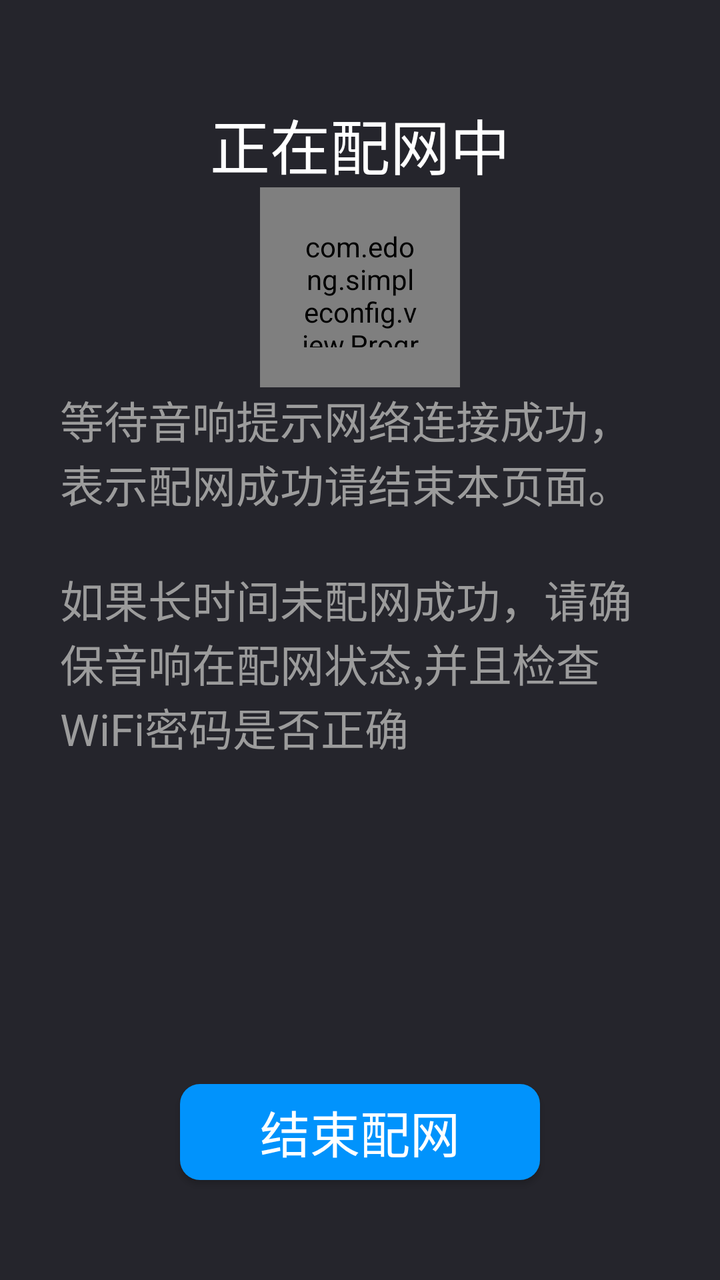
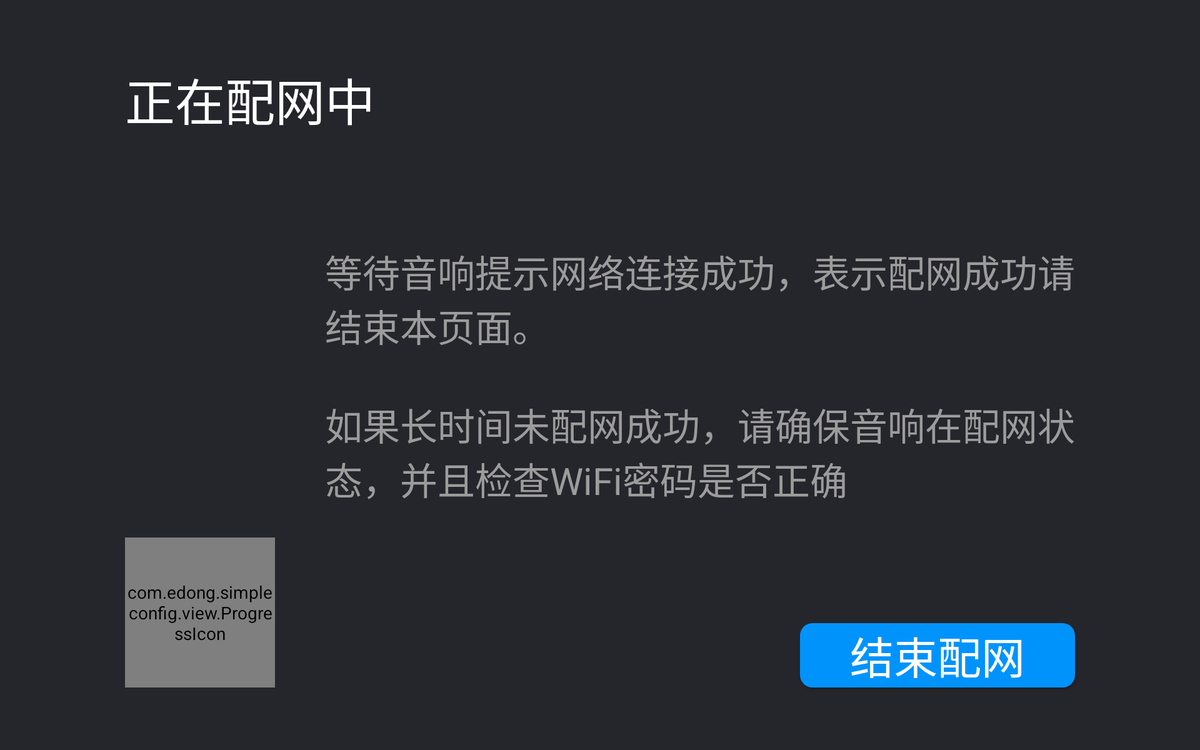

First picture: res/layout/ on a phone held upright. Second picture: the repository's own variant of that layout, on a device whose configuration matches the variant's folder. Source for both follows.
<!-- AndroidManifest.xml: application theme AppTheme -->
<!-- res/layout/activity_config.xml -->
<?xml version="1.0" encoding="utf-8"?>
<RelativeLayout xmlns:android="http://schemas.android.com/apk/res/android"
    xmlns:app="http://schemas.android.com/apk/res-auto"
    xmlns:tools="http://schemas.android.com/tools"
    android:layout_width="match_parent"
    android:layout_height="match_parent"
    android:id="@+id/base_view"
    android:background="@color/back_activity"
    tools:context=".ConfigActivity">

    <LinearLayout
        android:orientation="vertical"
        android:layout_width="wrap_content"
        android:layout_height="wrap_content"
        android:layout_marginLeft="30dp"
        android:layout_marginRight="30dp"
        android:layout_marginTop="50dp"
        android:gravity="center_horizontal">
        <TextView
            android:layout_width="wrap_content"
            android:layout_height="wrap_content"
            android:text="正在配网中"
            android:gravity="center_horizontal"
            android:textSize="30sp"
            android:textColor="@color/text_default"/>

        <com.edong.simpleconfig.view.ProgressIcon
            android:id="@+id/fresh_view"
            android:padding="20dp"
            android:layout_width="100dp"
            android:layout_height="100dp" />
        <TextView
            android:layout_width="wrap_content"
            android:layout_height="wrap_content"
            android:text="等待音响提示网络连接成功，表示配网成功请结束本页面。\n\n如果长时间未配网成功，请确保音响在配网状态,并且检查WiFi密码是否正确"
            android:textSize="22sp"
            android:textColor="#9c9c9c"/>
    </LinearLayout>


    <Button
        android:id="@+id/end_config_button"
        android:layout_width="wrap_content"
        android:layout_height="wrap_content"
        android:layout_alignParentBottom="true"
        android:layout_centerHorizontal="true"
        android:layout_marginBottom="50dp"
        android:paddingLeft="40dp"
        android:paddingRight="40dp"
        android:text="结束配网"
        android:textColor="#ffffff"
        android:textSize="25sp"
        android:transitionName="button"
        android:background="@drawable/back_button_tip"/>

</RelativeLayout>
<!-- resources referenced by this layout -->
<resources>
  <color name="back_activity">#25252c</color>
  <color name="text_default">#fff</color>
  <!-- drawable back_button_tip (drawable) -->
  <?xml version="1.0" encoding="utf-8"?>
  <shape xmlns:android="http://schemas.android.com/apk/res/android">
      <corners
          android:radius="10dp"/>
  
      <solid android:color="@color/back_button_tip"/>
  </shape>
  <style name="AppTheme" parent="Theme.AppCompat.Light.NoActionBar">
          
          <item name="colorPrimary">@color/colorPrimary</item>
          <item name="colorPrimaryDark">@color/colorPrimaryDark</item>
          <item name="colorAccent">@color/colorAccent</item>
          <item name="android:textColorPrimary">@color/text_default</item>
          <item name="android:textColorSecondary">@color/text_default</item>
          <item name="actionOverflowMenuStyle">@style/MyPopupTheme</item>
  
      </style>
  <color name="back_button_tip">#0193fc</color>
  <color name="colorPrimary">#25252c</color>
  <color name="colorPrimaryDark">#25252c</color>
  <color name="colorAccent">#FF4081</color>
  <style name="MyPopupTheme">
          <item name="overlapAnchor">false</item>
          <item name="android:dropDownWidth">wrap_content</item>
          <item name="android:background">@color/back_popup_over_flow</item>
          <item name="android:dropDownVerticalOffset">0dip</item>
          <item name="android:dropDownHorizontalOffset">0dip</item>
          <item name="android:dropDownListViewStyle">@style/PopupMenuListView</item>
  
      </style>
  <color name="back_popup_over_flow">#32323d</color>
  <style name="PopupMenuListView" parent="@android:style/Widget.Holo.ListView.DropDown">
  
          <item name="android:divider">@color/back_activity</item>
          <item name="android:dividerHeight">1px</item>
      </style>
</resources>
<!-- res/layout-sw600dp-land/activity_config.xml (the repository's variant of the layout above) -->
<!-- drawn on a 7-inch tablet turned sideways -->
<?xml version="1.0" encoding="utf-8"?>
<RelativeLayout xmlns:android="http://schemas.android.com/apk/res/android"
    xmlns:app="http://schemas.android.com/apk/res-auto"
    xmlns:tools="http://schemas.android.com/tools"
    android:layout_width="match_parent"
    android:layout_height="match_parent"
    android:id="@+id/base_view"
    android:background="@color/back_activity"
    tools:context=".ConfigActivity">
    <TextView
        android:layout_width="wrap_content"
        android:layout_height="wrap_content"
        android:text="正在配网中"
        android:layout_marginLeft="100dp"
        android:layout_marginTop="50dp"
        android:textSize="40sp"
        android:textColor="@color/text_default"/>
    <TextView
        android:layout_width="600dp"
        android:layout_height="wrap_content"
        android:layout_alignParentRight="true"
        android:layout_centerVertical="true"
        android:layout_marginRight="100dp"
        android:text="等待音响提示网络连接成功，表示配网成功请结束本页面。\n\n如果长时间未配网成功，请确保音响在配网状态，并且检查WiFi密码是否正确"
        android:textSize="30sp"
        android:textColor="#9c9c9c"/>

    <com.edong.simpleconfig.view.ProgressIcon
        android:id="@+id/fresh_view"
        android:layout_alignParentBottom="true"
        android:layout_marginLeft="100dp"
        android:layout_marginBottom="50dp"
        android:layout_width="120dp"
        android:layout_height="120dp" />
    <Button
        android:id="@+id/end_config_button"
        android:layout_width="wrap_content"
        android:layout_height="wrap_content"
        android:layout_alignParentBottom="true"
        android:layout_alignParentRight="true"
        android:layout_marginRight="100dp"
        android:layout_marginBottom="50dp"
        android:paddingLeft="40dp"
        android:paddingRight="40dp"
        android:text="结束配网"
        android:textColor="#ffffff"
        android:textSize="35sp"
        android:transitionName="button"
        android:background="@drawable/back_button_tip"/>

</RelativeLayout>
